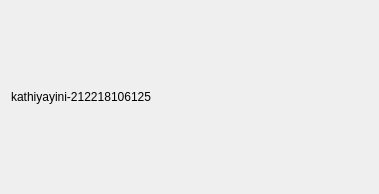
<?xml version="1.0" encoding="UTF-8"?>
<ui version="4.0">
 <class>Dialog</class>
 <widget class="QDialog" name="Dialog">
  <property name="geometry">
   <rect>
    <x>0</x>
    <y>0</y>
    <width>379</width>
    <height>194</height>
   </rect>
  </property>
  <property name="windowTitle">
   <string>Dialog</string>
  </property>
  <layout class="QVBoxLayout" name="verticalLayout">
   <item>
    <widget class="QLabel" name="label">
     <property name="text">
      <string>kathiyayini-212218106125</string>
     </property>
    </widget>
   </item>
  </layout>
 </widget>
 <resources/>
 <connections/>
</ui>
